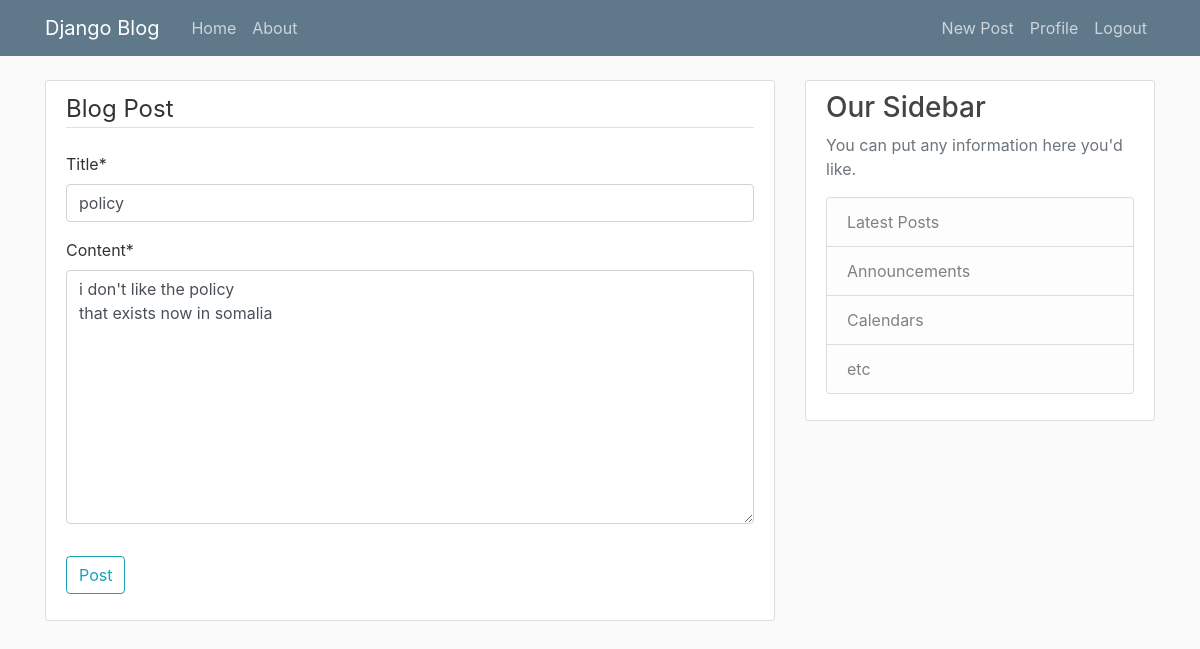
The app's page /post/28/update/ (signed in) with its own data.
### blog/models.py (models this page shows, shortened)
class Post(models.Model):
	title=models.CharField(max_length=100)
	content=models.TextField()
	date_posted=models.DateTimeField(default=timezone.now)
	author=models.ForeignKey(User,on_delete=models.CASCADE)
	image=models.ImageField(default='default.jpg',upload_to='post_media')

### blog/views.py (the view, shortened to what this page needs)
# urls.py: path('post/<int:pk>/update/',PostUpdateView.as_view(),name='post-update' ),
class PostUpdateView(LoginRequiredMixin,UserPassesTestMixin, UpdateView):
    model=Post
    fields=['title','content']
    def test_func(self):
        post=self.get_object()
        if self.request.user==post.author:
            return True
        return False

### blog/templates/blog/post_form.html (shortened to what this page needs)
{% extends 'blog/base.html' %}
{% load crispy_forms_tags %}
{% block content %}
	<div class='content-section'>
		<form method='POST'>
			<fieldset class='form-group'>
				<legend class='border-bottom mb-4'>Blog Post</legend>
				{{ form|crispy }}
			</fieldset>
			<div class='form-group'>
				<button class='btn btn-outline-info' type='submit'>Post</button>
			</div>
		</form>
	</div>
{% endblock content %}

### blog/static/blog/main.css (style rules this page uses)
body { background: #fafafa; color: #333333; margin-top: 5rem; }
.content-section { background: #ffffff; padding: 10px 20px; border: 1px solid #dddddd; border-radius: 3px; margin-bottom: 20px; }

### records on screen
Post: title "policy", content "i don't like the policy that exists now in somalia"
